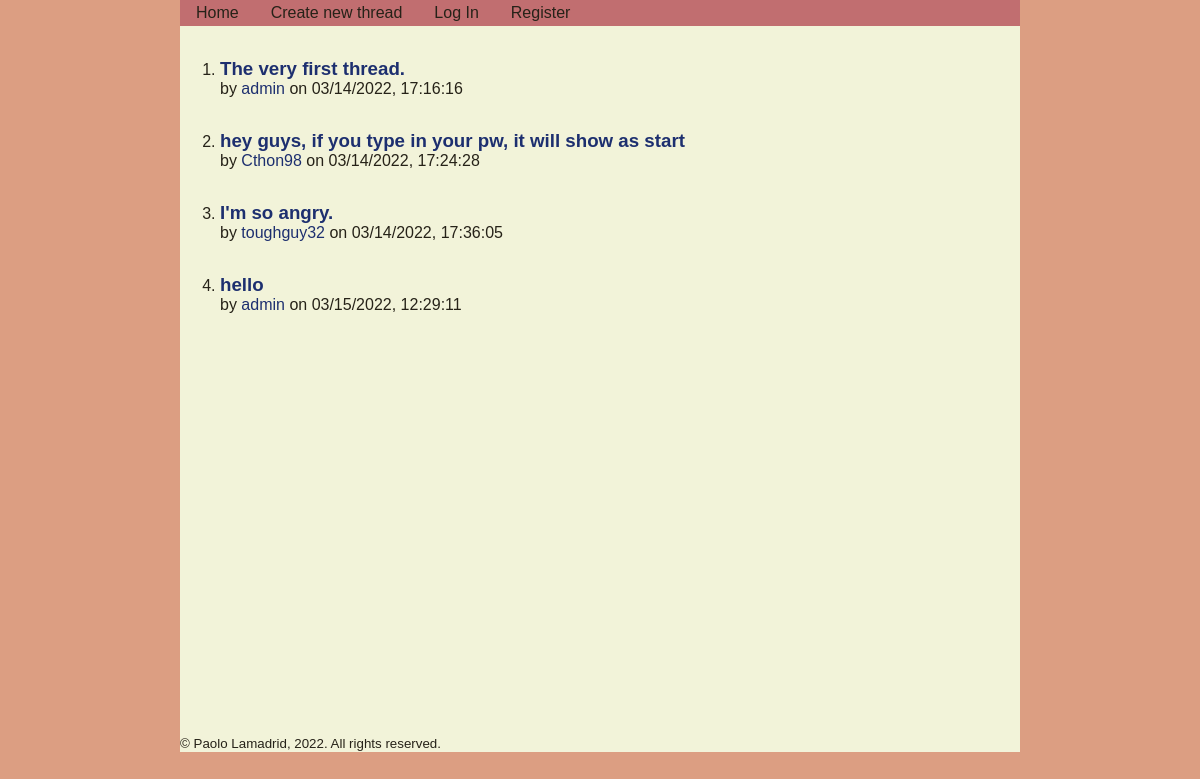
Before: / with the older database file.
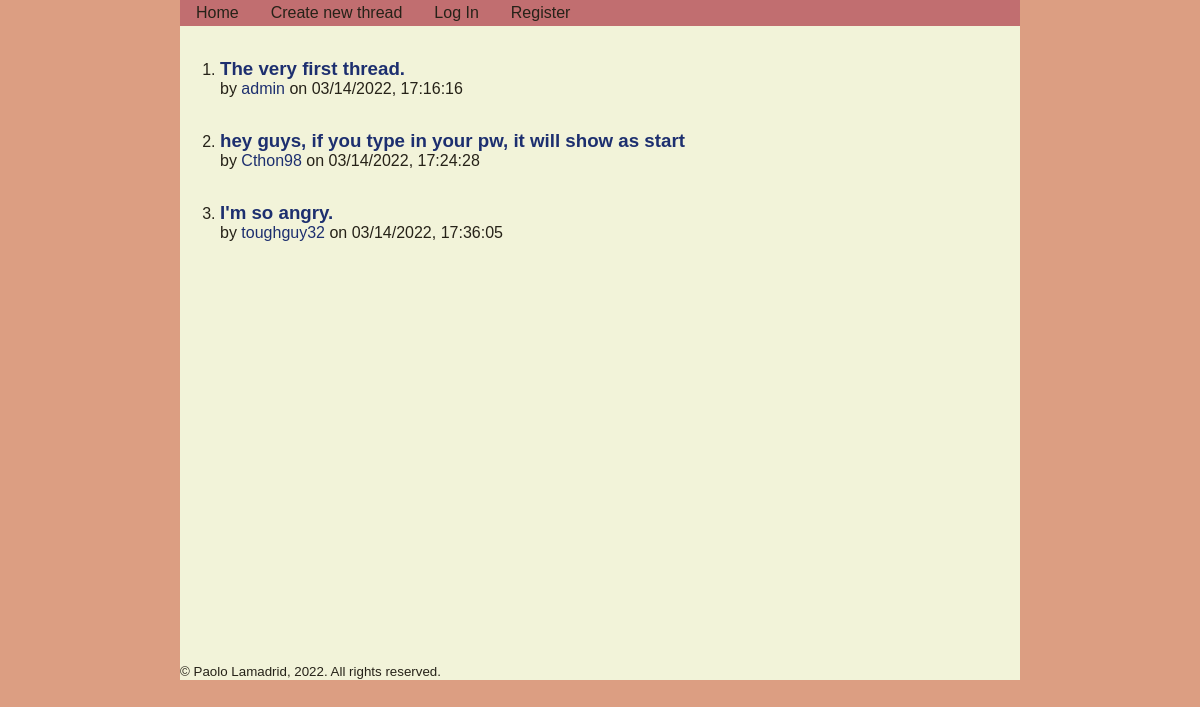
After: the same page with the newer database file.
### tables this page shows
CREATE TABLE threads
(
    thread_id INTEGER PRIMARY KEY AUTOINCREMENT,
    title TEXT NOT NULL,
    body TEXT NOT NULL,
    date_created TEXT NOT NULL,
    user_poster TEXT NOT NULL
);

### thread/views.py (the view)
@thread_bp.route("/")
def index():
    db = get_db()
    threads = db.execute("""
        SELECT * FROM threads;
    """).fetchall()
    return render_template("index.html", threads=threads)

### app.py (called while the page is built)
@app.before_request
def load_logged_in_user():
    g.user = session.get("username", None)
    g.is_admin = session.get("is_admin", False)

### database.py (called while the page is built)
def get_db():
    if "db" not in g:
        g.db = sqlite3.connect(DATABASE,
            detect_types=sqlite3.PARSE_DECLTYPES
        )
        g.db.row_factory = sqlite3.Row
    return g.db

### thread/templates/thread/index.html (shortened to what this page needs)
{% extends 'base.html' %}
{% block main_content %}
<ol>
{% for thread in threads %}
    <li class="thread_thumbnail">
        <h3>
            <a href="{{ url_for('.thread', thread_id=thread['thread_id']) }}">
                {{ thread["title"] }}
            </a>
        </h3>
        <p>
            by <a href="{{ url_for('user.user_profile', username=thread['user_poster']) }}">{{ thread["user_poster"] }}</a> on {{ thread["date_created"] }}
        </p>
    </li>
{% endfor %}
</ol>
{% endblock %}

Changed rows visible on the page:
removed threads: title "hello", user_poster "admin", date_created "03/15/2022, 12:29:11"
